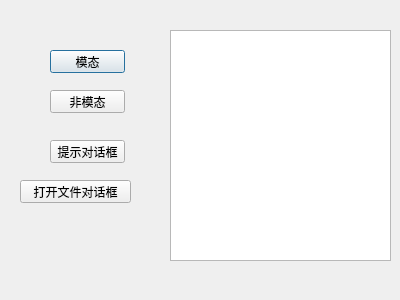
<?xml version="1.0" encoding="UTF-8"?>
<ui version="4.0">
 <class>Dialog</class>
 <widget class="QDialog" name="Dialog">
  <property name="geometry">
   <rect>
    <x>0</x>
    <y>0</y>
    <width>400</width>
    <height>300</height>
   </rect>
  </property>
  <property name="windowTitle">
   <string>Dialog</string>
  </property>
  <widget class="QPushButton" name="modal">
   <property name="geometry">
    <rect>
     <x>50</x>
     <y>50</y>
     <width>75</width>
     <height>23</height>
    </rect>
   </property>
   <property name="text">
    <string>模态</string>
   </property>
  </widget>
  <widget class="QPushButton" name="noModal">
   <property name="geometry">
    <rect>
     <x>50</x>
     <y>90</y>
     <width>75</width>
     <height>23</height>
    </rect>
   </property>
   <property name="text">
    <string>非模态</string>
   </property>
  </widget>
  <widget class="QPushButton" name="msg">
   <property name="geometry">
    <rect>
     <x>50</x>
     <y>140</y>
     <width>75</width>
     <height>23</height>
    </rect>
   </property>
   <property name="text">
    <string>提示对话框</string>
   </property>
  </widget>
  <widget class="QPushButton" name="fileDlg">
   <property name="geometry">
    <rect>
     <x>20</x>
     <y>180</y>
     <width>111</width>
     <height>23</height>
    </rect>
   </property>
   <property name="text">
    <string>打开文件对话框</string>
   </property>
  </widget>
  <widget class="QTextEdit" name="textEdit">
   <property name="geometry">
    <rect>
     <x>170</x>
     <y>30</y>
     <width>221</width>
     <height>231</height>
    </rect>
   </property>
  </widget>
 </widget>
 <layoutdefault spacing="6" margin="11"/>
 <resources/>
 <connections/>
</ui>
